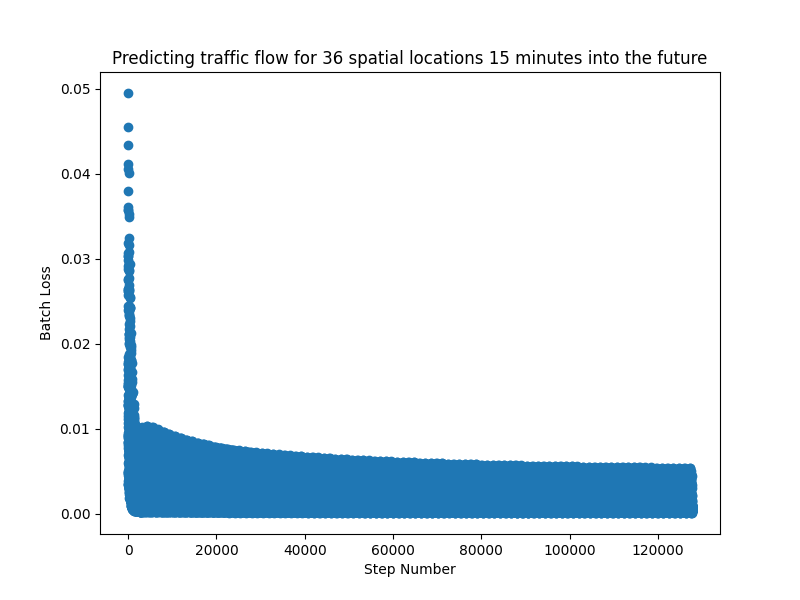

Source code (Python):
import numpy as np
import pandas as pd
import scipy.io as sio
from LinearRegression import LinearRegression
import math
import matplotlib.pyplot as plt
plt.rcParams['figure.figsize'] = (8.0, 6.0)
plt.title("Predicting traffic flow for 36 spatial locations 15 minutes into the future")
plt.xlabel("Step Number")
plt.ylabel("Batch Loss")

import warnings
warnings.filterwarnings("ignore")


data_path = "data/traffic_dataset.mat"

# The provided data is given in a `.mat` file.
# We can load it using the `scipy.io.loadmat` function.
mat = sio.loadmat(data_path)
input_train = mat['tra_X_tr']
output_train = mat['tra_Y_tr'].T
input_test = mat['tra_X_te']
output_test = mat['tra_Y_te'].T
adj_mat = mat['tra_adj_mat']

input_train = input_train.squeeze()
input_test = input_test.squeeze()

# Convert the sparse matrix to a dense matrix
data = []
test_data = []

for i in range(input_train.shape[0]):
    data.append(input_train[i].todense())

for i in range(input_test.shape[0]):
    test_data.append(input_test[i].todense())

# Convert the data to a numpy array
data = np.array(data)
test_data = np.array(test_data)


print("---------------- Prepairing training set -----------------")

training_set_x = pd.DataFrame()

# total 1261 entries of data for every location -> total = 36 * 1261 = 45396
# each entry is a 36x48 table
total_entries = data.shape[0]

for i in range(total_entries):
    training_set_x = training_set_x.append(pd.DataFrame(data[i]))


train_y_col = []

for i in range(output_train.shape[0]):
    train_y_col.extend(list(output_train[i]))

training_set_x.insert(0,'Target',train_y_col)

tr_x = pd.DataFrame()
tr_y = pd.DataFrame()

for i in range(total_entries):
    for j in range(36):
        n = i + j*36        
        tr_x = tr_x.append(training_set_x.iloc[n])
        

del training_set_x
del train_y_col


tr_y = tr_x.iloc[:,0]
tr_x.drop(tr_x.columns[0],axis=1,inplace=True)

print("---------------- Prepairing testing set -----------------")


testing_set_x = pd.DataFrame()

for i in range(test_data.shape[0]):
    testing_set_x = testing_set_x.append(pd.DataFrame(test_data[i]))

test_y_col = []

for i in range(output_test.shape[0]):
    test_y_col.extend(list(output_test[i]))

testing_set_x.insert(0,'Target',test_y_col)

te_x = pd.DataFrame()
te_y = pd.DataFrame()

for i in range(test_data.shape[0]):
    for j in range(36):
        n = i + j*36        
        te_x = te_x.append(testing_set_x.iloc[n])
        

del testing_set_x
del test_y_col

te_y = te_x.iloc[:,0]
te_x.drop(te_x.columns[0],axis=1,inplace=True)


print("---------------- Initiating model -----------------")

l = LinearRegression(learning_rate=0.005)
l.fit(tr_x,tr_y)
print(l.predict(te_x))
test_mse = l.score(te_x,te_y)
print("\nScore method RMSE= ",math.sqrt(test_mse))


x_plot = l.batch_validation_loss[:,0]
y_plot = l.batch_validation_loss[:,1]
plt.scatter(x_plot, y_plot)
plt.savefig("TrafficData.png")

# plt.show()
plt.clf()
print("\nPlots saved\nGoodbye!\n\n")


